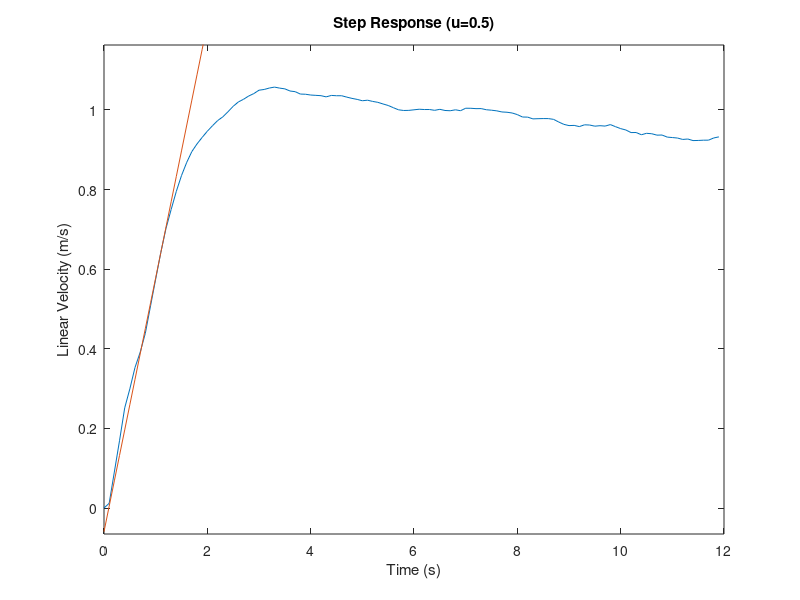

Here is the MATLAB script that generated this plot:
% Load Data
load('forward050_2017-02-10-08-29-38_vel.mat');

% compute linear velocity
v_lin = sqrt(vx_step.^2+vy_step.^2);

% Compute steady-state velocity
% assume the system is underdamped and any "overshoot" is due to IMU drift
vss = max(v_lin);

% determine inflection point of rise
% assume inflection point is halfway
ind = ceil(find(vss == v_lin)/3); %TODO FIX CALCULATION
inf_t = t_step(ind);

% compute slope at inflection point
slope = (v_lin(ind+1)-v_lin(ind-1))/(t_step(ind+1)-t_step(ind-1));

% compute linear equation for inflection point slope
A = v_lin(ind)-slope*t_step(ind);
y = slope*t_step + A;

% Compute parameters for system step-response model
Ks = vss;
T = interp1(y, t_step, Ks);
L = interp1(y, t_step, 0);


% Compute PID gains
Kp = 1.2/A
Ti = 2*L
Td = L/2
Tp = 3.4*L

% Plot everything
plot(t_step, v_lin,t_step, y);
xlabel('Time (s)');
ylabel('Linear Velocity (m/s)');
title('Step Response (u=0.5)');
ylim([min([y; v_lin])*1.1 max(v_lin)*1.1]);

